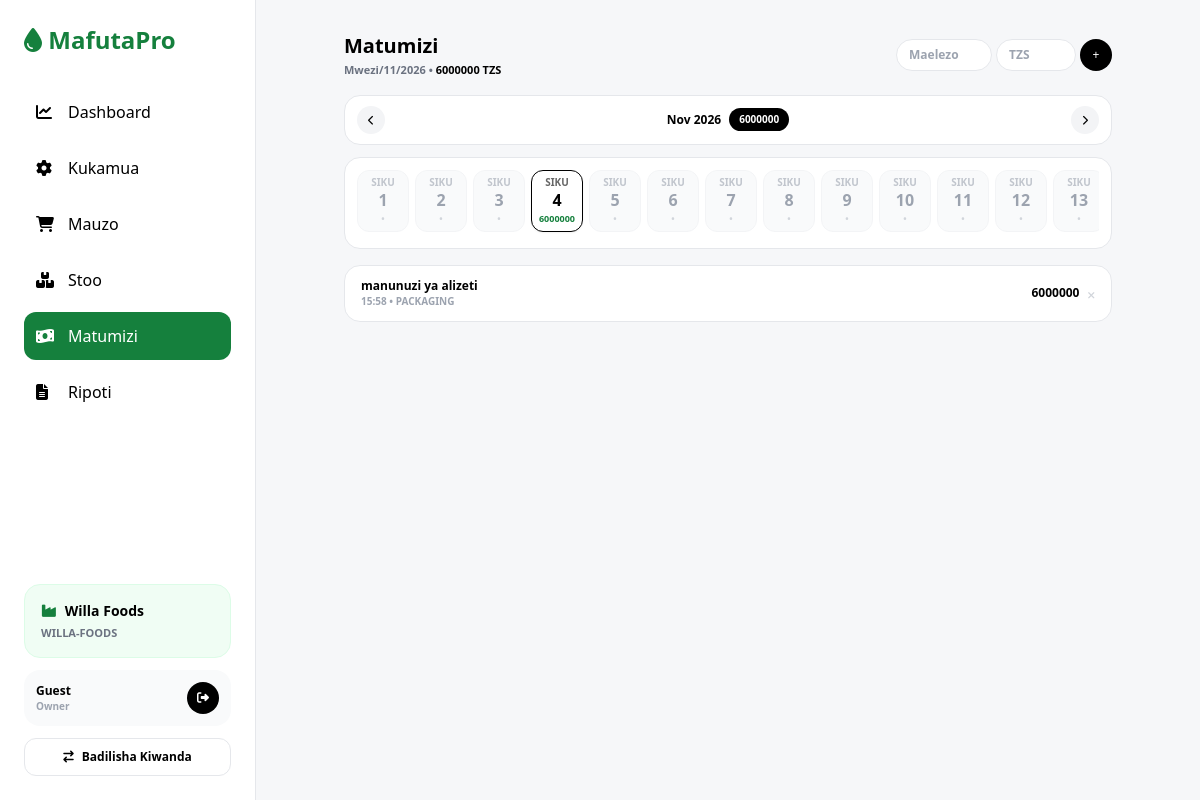
The page /expenses/ on the database its author committed.
### mill/models.py (models this page shows, shortened)
class Mill(models.Model):
    name = models.CharField(max_length=100) # Willa Foods, Mwanza Oil
    slug = models.SlugField(unique=True) # willa-foods - kwa URL
    owner = models.ForeignKey(User, on_delete=models.CASCADE, related_name='mills')
    logo = models.ImageField(upload_to='mills/', blank=True, null=True)
    phone = models.CharField(max_length=20, blank=True)
    location = models.CharField(max_length=100, blank=True)
    is_active = models.BooleanField(default=True)
    created_at = models.DateTimeField(auto_now_add=True)

class Expense(models.Model):
    CATS = [
        ('PACKAGING','Packaging'),
        ('TRANSPORT','Transport'),
        ('POWER','Luku/Umeme'),
        ('REPAIR','Machine Repair'),
        ('PURCHASE','Ununuzi wa Alizeti'),
        ('OTHER','Other')
    ]
    mill = models.ForeignKey(Mill, on_delete=models.CASCADE, related_name='expenses')
    category = models.CharField(max_length=20, choices=CATS)
    description = models.CharField(max_length=200)
    amount = models.FloatField()
    created_at = models.DateTimeField(auto_now_add=True)

### mill/views.py (the view, shortened to what this page needs)
# urls.py: path('expenses/', views.expense_list, name='expense_list'),
@mill_owner_required
def expense_list(request, mill_slug=None):
    mill=get_mill(request,mill_slug)
    year = int(request.GET.get('year', timezone.now().year))
    month = int(request.GET.get('month', timezone.now().month))
    day = request.GET.get('day')
    expenses_all = Expense.objects.filter(mill=mill)
    qs = expenses_all.filter(created_at__year=year, created_at__month=month).order_by('-created_at')
    if day: qs = qs.filter(created_at__day=int(day))
    total_month = sum([to_f(e.amount) for e in expenses_all.filter(created_at__year=year, created_at__month=month)])
    total_filtered = sum([to_f(e.amount) for e in qs])
    _, num_days = calendar.monthrange(year, month)
    days_data = []
    for d in range(1, num_days+1):
        f_qs = expenses_all.filter(created_at__year=year, created_at__month=month, created_at__day=d)
        days_data.append({'day': d, 'total': sum([to_f(e.amount) for e in f_qs]), 'count': f_qs.count()})
    return render(request,'mill/expense_list.html',{
        'expenses': qs, 'total_month': total_month, 'total_filtered': total_filtered,
        'days_data': days_data, 'selected_year': year, 'selected_month': month,
        'selected_day': day, 'mill': mill,
        'years': range(2023, timezone.now().year+2), 'months': range(1,13)
    })

### mill/views.py (called while the page is built, shortened)
def to_f(x):
    try: return float(x or 0)
    except: return 0.0

def get_mill(request, mill_slug=None):
    if request.user.is_authenticated:
        if request.user.is_superuser: return Mill.objects.first()
        return Mill.objects.filter(owner=request.user, is_active=True).first()
    return Mill.objects.filter(slug='willa-foods').first() or Mill.objects.first()

def mill_owner_required(view_func):
    @wraps(view_func)
    def wrapper(request, mill_slug=None, *args, **kwargs):
        mill = get_mill(request, mill_slug)
        if not mill:
            messages.error(request, f'⛔ Huna ruhusa ya kuingia {mill_slug}')
            return redirect('mill_list')
        if mill_slug and not check_access(request, mill):
            messages.error(request, f'⛔ {mill.name} ni ya {mill.owner.username}')
            return redirect('/mills/')
        return view_func(request, mill_slug=mill_slug, *args, **kwargs)
    return wrapper

### mill/templates/mill/expense_list.html (shortened to what this page needs)
{% extends 'mill/base.html' %}
{% block content %}
<div class="max-w-3xl mx-auto">
  <div class="flex justify-between items-center mb-4">
    <div>
      <h2 class="text-xl font-black">Matumizi</h2>
      <p class="text-[11px] text-gray-500 font-bold mt-0.5">{{ selected_day|default:"Mwezi" }}/{{ selected_month }}/{{ selected_year }} • <span class="text-black">{{ total_filtered|floatformat:0 }} TZS</span></p>
    </div>
    <form method="POST" class="flex gap-1">
      <input name="description" placeholder="Maelezo" class="border bg-white rounded-full px-3 py-1.5 text-xs font-bold w-24 outline-none" required>
      <input name="amount" type="number" placeholder="TZS" class="border bg-white rounded-full px-3 py-1.5 text-xs font-black w-20 outline-none" required>
      <button class="bg-black text-white w-8 h-8 rounded-full text-xs">+</button>
    </form>
  </div>
  <div class="bg-white rounded-2xl border px-3 py-2.5 flex justify-between items-center mb-3">
    <a href="/{{ mill.slug }}/expenses/?year={% if selected_month == 1 %}{{ selected_year|add:-1 }}{% else %}{{ selected_year }}{% endif %}&month={% if selected_month == 1 %}12{% else %}{{ selected_month|add:-1 }}{% endif %}" class="w-7 h-7 rounded-full bg-gray-100 flex items-center justify-center"><i class="fa-solid fa-chevron-left text-[10px]"></i></a>
    <div class="flex items-center gap-2">
      <span class="text-xs font-black">{% if selected_month == 1 %}Jan{% elif selected_month == 2 %}Feb{% elif selected_month == 3 %}Mar{% elif selected_month == 4 %}Apr{% elif selected_month == 5 %}Mei{% elif selected_month == 6 %}Jun{% elif selected_month == 7 %}Jul{% elif selected_month == 8 %}Ago{% elif selected_month == 9 %}Sep{% elif selected_month == 10 %}Okt{% elif selected_month == 11 %}Nov{% else %}Des{% endif %} {{ selected_year }}</span>
      <a href="/{{ mill.slug }}/expenses/?year={{ selected_year }}&month={{ selected_month }}" class="text-[10px] font-black bg-black text-white px-2.5 py-1 rounded-full">{{ total_month|floatformat:0 }}</a>
    </div>
    <a href="/{{ mill.slug }}/expenses/?year={% if selected_month == 12 %}{{ selected_year|add:1 }}{% else %}{{ selected_year }}{% endif %}&month={% if selected_month == 12 %}1{% else %}{{ selected_month|add:1 }}{% endif %}" class="w-7 h-7 rounded-full bg-gray-100 flex items-center justify-center"><i class="fa-solid fa-chevron-right text-[10px]"></i></a>
  </div>
  <div class="bg-white rounded-2xl border p-3 mb-4">
    <div class="flex gap-1.5 overflow-x-auto scrollbar-hide pb-1">
      {% for d in days_data %}
      <a href="/{{ mill.slug }}/expenses/?year={{ selected_year }}&month={{ selected_month }}&day={{ d.day }}"
         class="flex-shrink-0 w-[52px] h-[62px] rounded-xl flex flex-col items-center justify-center border transition
         {% if selected_day == d.day|stringformat:'s' %}bg-black text-white border-black{% elif d.total > 0 %}bg-white border-black shadow-sm{% else %}bg-gray-50 border-gray-100 text-gray-400{% endif %}">
        <span class="text-[10px] font-bold uppercase opacity-60">Siku</span>
        <span class="text-[16px] font-black leading-none mt-0.5">{{ d.day }}</span>
        <span class="text-[9px] font-black mt-1 {% if selected_day == d.day|stringformat:'s' %}text-white{% elif d.total > 0 %}text-green-700{% else %}text-gray-300{% endif %}">
          {% if d.total > 0 %}{{ d.total|floatformat:0 }}{% else %}•{% endif %}
        </span>
      </a>
      {% endfor %}
    </div>
  </div>
  <div class="bg-white rounded-2xl border divide-y">
    {% for e in expenses %}
    <div class="flex justify-between items-center px-4 py-3">
      <div>
        <p class="text-xs font-black">{{ e.description|default:e.category }}</p>
        <p class="text-[10px] text-gray-400 font-bold">{{ e.created_at|date:"H:i" }} • {{ e.category }}</p>
      </div>
      <div class="flex items-center gap-2">
        <span class="text-xs font-black">{{ e.amount|floatformat:0 }}</span>
        <a href="/{{ mill.slug }}/expenses/{{ e.id }}/delete/" class="text-gray-300 hover:text-red-500"><i class="fa-solid fa-xmark text-[10px]"></i></a>
      </div>
    </div>
    {% empty %}
    <div class="p-8 text-center"><p class="text-xs font-bold text-gray-400">Hakuna tarehe hii</p></div>
    {% endfor %}
  </div>
</div>
{% endblock %}

### mill/templates/mill/base.html (shortened to what this page needs)
<!DOCTYPE html>
<html>
<head>
<script src="https://cdn.tailwindcss.com"></script>
<link href="https://cdnjs.cloudflare.com/ajax/libs/font-awesome/6.5.0/css/all.min.css" rel="stylesheet">
</head>
<body class="bg-[#f6f7f9] font-sans">
<div class="flex min-h-screen">
  <div id="sidebar" class="w-64 bg-white border-r fixed md:static inset-y-0 left-0 z-40 transform -translate-x-full md:translate-x-0 transition duration-200 p-6 flex flex-col">
    <div class="flex justify-between items-center mb-8">
      <h1 class="font-black text-2xl text-green-700"><i class="fa-solid fa-droplet"></i> MafutaPro</h1>
    </div>
    <nav class="space-y-2 flex-1">
      <a href="/{% if mill %}{{ mill.slug }}{% endif %}/" class="flex items-center gap-3 p-3 rounded-xl {% if request.path == '/' or 'dashboard' in request.path %}bg-green-700 text-white{% else %}hover:bg-gray-100{% endif %}"><i class="fa-solid fa-chart-line w-5"></i> Dashboard</a>
      <a href="/{% if mill %}{{ mill.slug }}{% endif %}/jobs/" class="flex items-center gap-3 p-3 rounded-xl {% if 'jobs' in request.path %}bg-green-700 text-white{% else %}hover:bg-gray-100{% endif %}"><i class="fa-solid fa-gear w-5"></i> Kukamua</a>
      <a href="/{% if mill %}{{ mill.slug }}{% endif %}/sales/" class="flex items-center gap-3 p-3 rounded-xl {% if 'sales' in request.path %}bg-green-700 text-white{% else %}hover:bg-gray-100{% endif %}"><i class="fa-solid fa-cart-shopping w-5"></i> Mauzo</a>
      <a href="/{% if mill %}{{ mill.slug }}{% endif %}/stock/" class="flex items-center gap-3 p-3 rounded-xl {% if 'stock' in request.path %}bg-black text-white{% else %}hover:bg-gray-100{% endif %}"><i class="fa-solid fa-boxes-stacked w-5"></i> Stoo</a>
      <a href="/{% if mill %}{{ mill.slug }}{% endif %}/expenses/" class="flex items-center gap-3 p-3 rounded-xl {% if 'expenses' in request.path %}bg-green-700 text-white{% else %}hover:bg-gray-100{% endif %}"><i class="fa-solid fa-money-bill-wave w-5"></i> Matumizi</a>
      <a href="/{% if mill %}{{ mill.slug }}{% endif %}/report/daily/" class="flex items-center gap-3 p-3 rounded-xl hover:bg-gray-100"><i class="fa-solid fa-file-lines w-5"></i> Ripoti</a>
    </nav>
    <div class="space-y-3">
      <div class="p-4 bg-green-50 rounded-2xl border border-green-100">
        <p class="text-sm font-black flex items-center gap-2"><i class="fa-solid fa-industry text-green-700"></i> {{ mill.name|default:"Willa Foods" }}</p>
        <p class="text-[11px] text-gray-500 font-bold uppercase mt-1">{{ mill.slug }}</p>
      </div>
      <div class="p-3 bg-gray-50 rounded-2xl flex justify-between items-center">
        <div>
          <p class="text-xs font-black">{{ request.user.username|default:"Guest" }}</p>
          <p class="text-[10px] text-gray-400 font-bold">Owner</p>
        </div>
        <a href="/logout/" class="bg-black text-white w-8 h-8 rounded-full flex items-center justify-center hover:bg-red-600 transition" title="Logout">
          <i class="fa-solid fa-right-from-bracket text-xs"></i>
        </a>
      </div>
      <a href="/mills/" class="flex items-center justify-center gap-2 p-2.5 rounded-xl border bg-white text-xs font-black hover:bg-gray-50">
        <i class="fa-solid fa-exchange"></i> Badilisha Kiwanda
      </a>
    </div>
  </div>
  <div class="flex-1 md:ml-0">
    <div class="p-4 md:p-8">{% block content %}{% endblock %}</div>
  </div>
</div>
</body>
</html>

### mill/templates/mill/expense_list.html (style rules this page uses)
.scrollbar-hide { -ms-overflow-style:none;scrollbar-width:none }

### rows shown on the page
Mill: name "Willa Foods", slug "WILLA-FOODS"
Expense: description "manunuzi ya alizeti", created_at "15:58", category "PACKAGING", amount "6000000"

### other values the page prints
{{ request.user.username|default:"Guest" }} "Guest"
{{ selected_day|default:"Mwezi" }} "Mwezi"
{{ selected_month }} "11"
{{ selected_year }} "2026"
{{ total_filtered|floatformat:0 }} "6000000"
{{ total_month|floatformat:0 }} "6000000"
{{ d.day }} "1" "2" "3" "4" "5" "6" "7" "8" "9" "10" "11" "12" "13"
{{ d.total|floatformat:0 }} "6000000"
